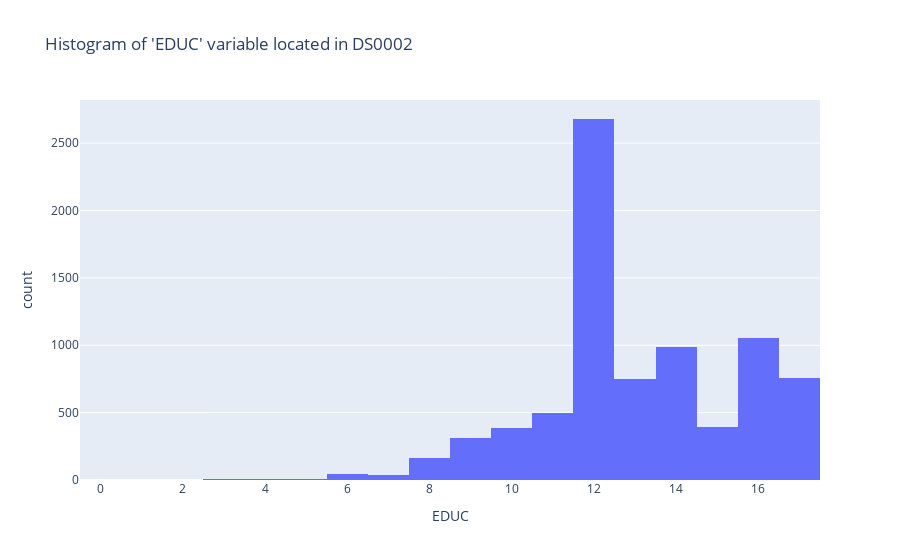

The notebook cell saved with this chart:
### Code cell
fig = px.histogram(ncs1.dxdm, x="EDUC", title="Histogram of 'EDUC' variable located in DS0002")
fig.show()

### Figure 1 — Plotly figure (JSON) as saved in the notebook; plotly's stock layout.template omitted (floating-point values rounded to 4 significant figures; data arrays with more than 128 entries replaced by an {"elided": "..."} marker saying what was removed)
{"data": [{"alignmentgroup": "True", "bingroup": "x", "hovertemplate": "EDUC=%{x}<br>count=%{y}<extra></extra>", "legendgroup": "", "marker": {"color": "#636efa"}, "name": "", "offsetgroup": "", "orientation": "v", "showlegend": false, "type": "histogram", "x": {"elided": "8098 int values"}, "xaxis": "x", "yaxis": "y"}], "layout": {"barmode": "relative", "legend": {"tracegroupgap": 0}, "title": {"text": "Histogram of 'EDUC' variable located in DS0002"}, "xaxis": {"anchor": "y", "domain": [0, 1], "title": {"text": "EDUC"}}, "yaxis": {"anchor": "x", "domain": [0, 1], "title": {"text": "count"}}}}
